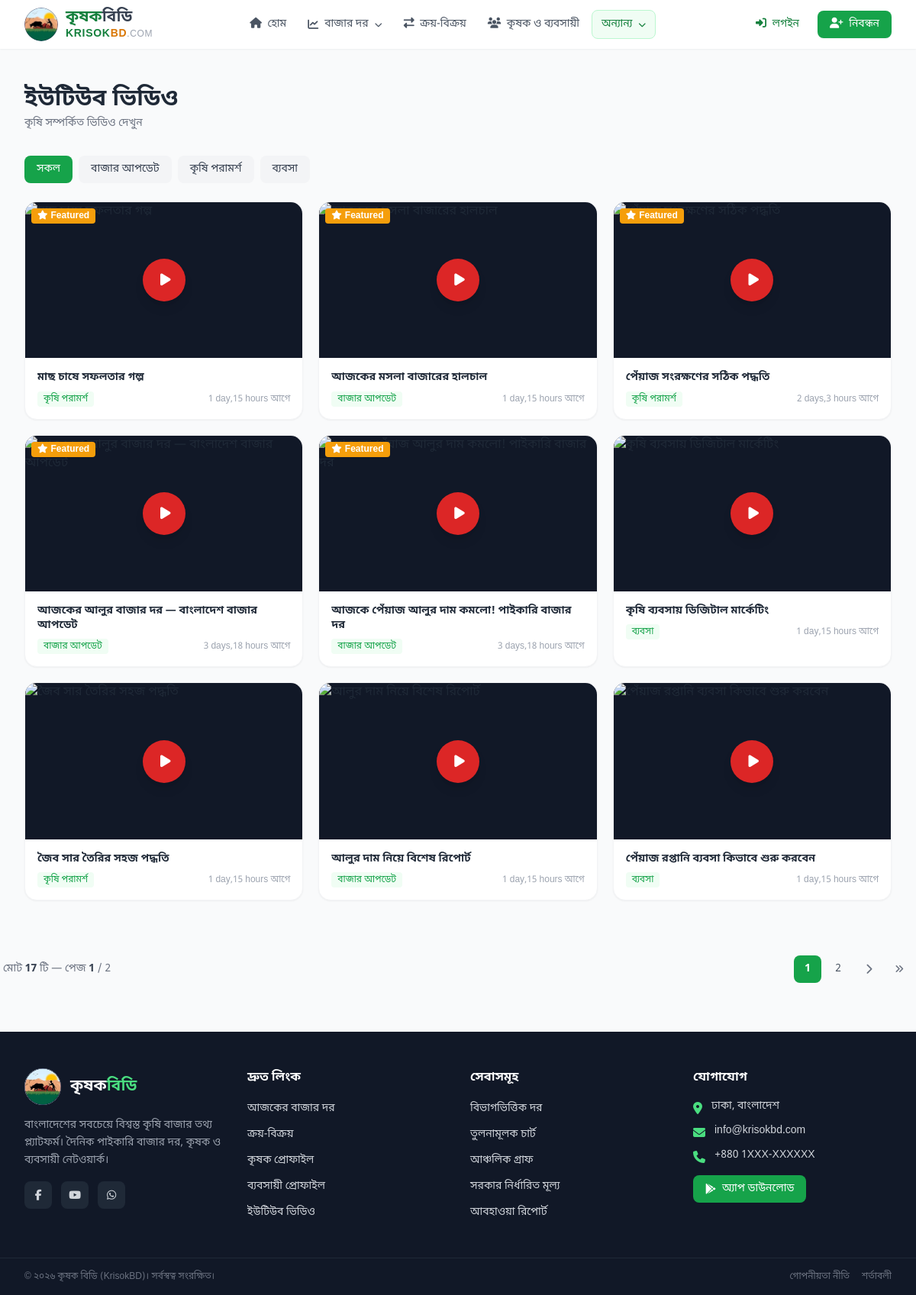
/content/videos/, run on the app's committed database.
### content/models.py (models this page shows, shortened)
class VideoCategory(models.Model):
    name = models.CharField(max_length=100)
    name_en = models.CharField(max_length=100, blank=True)
    slug = models.SlugField(unique=True)
    order = models.PositiveIntegerField(default=0)
    class Meta:
        ordering = ['order']
        verbose_name_plural = 'Video categories'

class Video(models.Model):
    url = models.URLField(help_text="YouTube ভিডিওর লিংক পেস্ট করুন")
    youtube_id = models.CharField(max_length=20, blank=True, editable=False)
    title = models.CharField(max_length=300)
    description = models.TextField(blank=True)
    category = models.ForeignKey(VideoCategory, on_delete=models.SET_NULL, null=True, blank=True, related_name='videos')
    is_featured = models.BooleanField(default=False, help_text="হোমপেজে দেখাবে")
    is_active = models.BooleanField(default=True)
    order = models.PositiveIntegerField(default=0)
    created_at = models.DateTimeField(auto_now_add=True)
    class Meta:
        ordering = ['-is_featured', '-created_at']
    @property
    def thumbnail_url(self):
        if self.youtube_id:
            return f'https://img.youtube.com/vi/{self.youtube_id}/hqdefault.jpg'
        return ''
    @property
    def embed_url(self):
        if self.youtube_id:
            return f'https://www.youtube.com/embed/{self.youtube_id}'
        return ''

### content/views.py (the view)
# urls.py: path('videos/', views.video_list, name='video_list'),
def video_list(request):
    category_slug = request.GET.get('category', '')
    videos = Video.objects.filter(is_active=True).select_related('category')
    if category_slug:
        videos = videos.filter(category__slug=category_slug)
    categories = VideoCategory.objects.all()
    page_obj = paginate(request, videos, per_page=9)
    context = {
        'videos': page_obj,
        'page_obj': page_obj,
        'categories': categories,
        'selected_category': category_slug,
    }
    if request.headers.get('HX-Request'):
        return render(request, 'content/partials/video_grid.html', context)
    return render(request, 'content/video_list.html', context)

### core/pagination.py (called while the page is built)
def paginate(request, queryset, per_page=20):
    paginator = Paginator(queryset, per_page)
    page = request.GET.get('page')
    try:
        page_obj = paginator.page(page)
    except PageNotAnInteger:
        page_obj = paginator.page(1)
    except EmptyPage:
        page_obj = paginator.page(paginator.num_pages)
    return page_obj

### templates/content/video_list.html (shortened to what this page needs)
{% extends "base.html" %}
{% block content %}
<section class="py-8 md:py-12">
    <div class="max-w-7xl mx-auto px-4 sm:px-6 lg:px-8">
        <div class="mb-8">
            <h1 class="text-2xl md:text-3xl font-bold text-gray-800">ইউটিউব ভিডিও</h1>
            <p class="text-gray-500 text-sm mt-1">কৃষি সম্পর্কিত ভিডিও দেখুন</p>
        </div>
        <div class="flex flex-wrap gap-2 mb-6">
            <a href="{% url 'content:video_list' %}"
               class="px-4 py-2 rounded-lg text-sm font-medium transition {% if not selected_category %}bg-primary-600 text-white{% else %}bg-gray-100 text-gray-700 hover:bg-gray-200{% endif %}">
                সকল
            </a>
            {% for cat in categories %}
            <a href="{% url 'content:video_list' %}?category={{ cat.slug }}"
               class="px-4 py-2 rounded-lg text-sm font-medium transition {% if selected_category == cat.slug %}bg-primary-600 text-white{% else %}bg-gray-100 text-gray-700 hover:bg-gray-200{% endif %}">
                {{ cat.name }}
            </a>
            {% endfor %}
        </div>
        <div id="video-grid">
            {% include "content/partials/video_grid.html" %}
        </div>
    </div>
</section>
{% include "components/pagination.html" %}
{% endblock %}

### templates/content/partials/video_grid.html (shortened to what this page needs)
<div class="grid grid-cols-1 sm:grid-cols-2 lg:grid-cols-3 gap-5">
    {% for video in videos %}
    <div class="group bg-white rounded-2xl shadow-sm border border-gray-100 hover:shadow-lg transition-all duration-300 overflow-hidden"
         x-data="{ playing: false }">
        <div class="relative aspect-video bg-gray-900 cursor-pointer" @click="playing = true">
            <template x-if="!playing">
                <div class="relative w-full h-full">
                    <div class="absolute inset-0 flex items-center justify-center">
                        <div class="w-14 h-14 bg-red-600 rounded-full flex items-center justify-center shadow-lg group-hover:scale-110 transition-transform">
                            <i class="fas fa-play text-white text-lg ml-1"></i>
                        </div>
                    </div>
                    {% if video.is_featured %}
                    <span class="absolute top-2 left-2 px-2 py-0.5 bg-amber-500 text-white text-xs font-bold rounded">
                        <i class="fas fa-star mr-1"></i>Featured
                    </span>
                    {% endif %}
                </div>
            </template>
        </div>
        <div class="p-4">
            <h3 class="font-semibold text-gray-800 text-sm line-clamp-2 leading-snug">{{ video.title }}</h3>
            <div class="flex items-center justify-between mt-2">
                {% if video.category %}
                <span class="text-xs text-primary-600 bg-primary-50 px-2 py-0.5 rounded">{{ video.category.name }}</span>
                {% endif %}
                <span class="text-xs text-gray-400">{{ video.created_at|timesince }} আগে</span>
            </div>
        </div>
    </div>
    {% empty %}
    <div class="sm:col-span-2 lg:col-span-3 text-center py-16 text-gray-400">
        <i class="fab fa-youtube text-5xl mb-3 block"></i>
        <p class="text-lg">কোনো ভিডিও পাওয়া যায়নি</p>
    </div>
    {% endfor %}
</div>

### templates/base.html (style rules this page uses)
body { font-family: 'Noto Sans Bengali', 'SolaimanLipi', sans-serif; }

### data on the page
VideoCategory: name "বাজার আপডেট"
VideoCategory: name "কৃষি পরামর্শ"
VideoCategory: name "ব্যবসা"
Video: is_featured True (drawn), title "মাছ চাষে সফলতার গল্প", category.name "কৃষি পরামর্শ", created_at "1 day,15 hours"
Video: is_featured True (drawn), title "আজকের মসলা বাজারের হালচাল", category.name "বাজার আপডেট", created_at "1 day,15 hours"
Video: is_featured True (drawn), title "পেঁয়াজ সংরক্ষণের সঠিক পদ্ধতি", category.name "কৃষি পরামর্শ", created_at "2 days,3 hours"
Video: is_featured True (drawn), title "আজকের আলুর বাজার দর — বাংলাদেশ বাজার আপডেট", category.name "বাজার আপডেট", created_at "3 days,18 hours"
Video: is_featured True (drawn), title "আজকে পেঁয়াজ আলুর দাম কমলো! পাইকারি বাজার দর", category.name "বাজার আপডেট", created_at "3 days,18 hours"
Video: title "কৃষি ব্যবসায় ডিজিটাল মার্কেটিং", category.name "ব্যবসা", created_at "1 day,15 hours"
Video: title "জৈব সার তৈরির সহজ পদ্ধতি", category.name "কৃষি পরামর্শ", created_at "1 day,15 hours"
Video: title "আলুর দাম নিয়ে বিশেষ রিপোর্ট", category.name "বাজার আপডেট", created_at "1 day,15 hours"
Video: title "পেঁয়াজ রপ্তানি ব্যবসা কিভাবে শুরু করবেন", category.name "ব্যবসা", created_at "1 day,15 hours"

### other printed values
{{ page_obj.paginator.count }} "17"
{{ page_obj.number }} "1"
{{ page_obj.paginator.num_pages }} "2"
{{ num }} "1"
{{ num }} "2"
